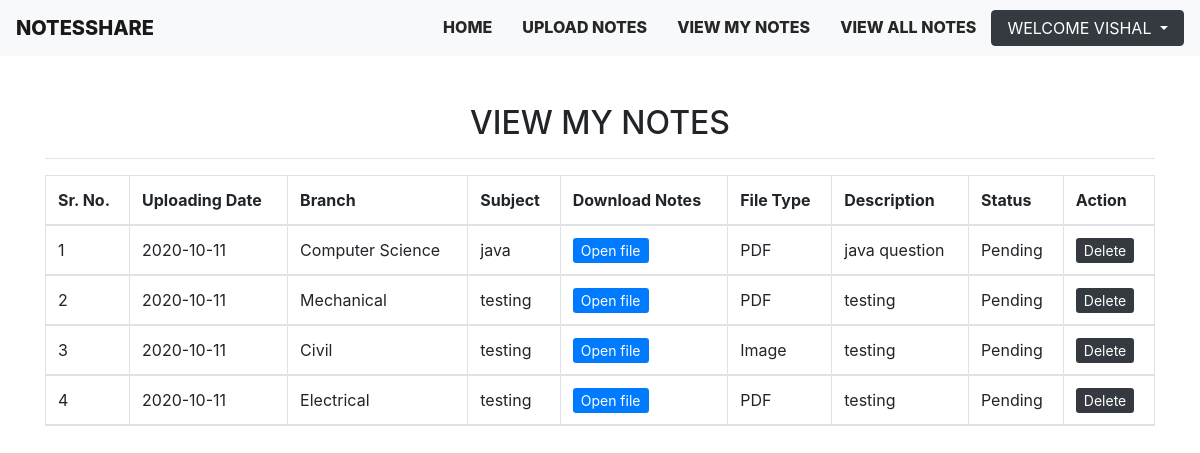
Before: /view_mynotes (signed in) with the older database file.
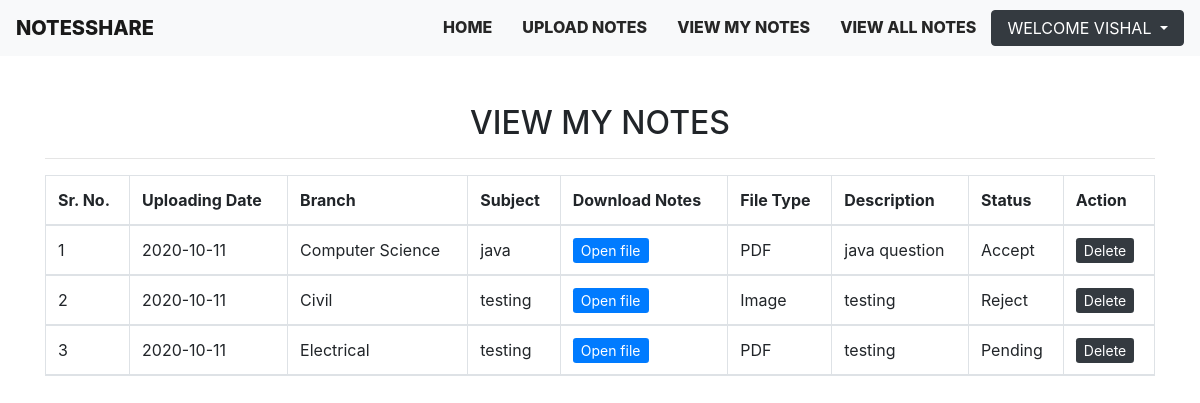
After: the same page with the newer database file.
### notes/models.py (models this page shows, shortened)
class Notes(models.Model):
    user = models.ForeignKey(User,on_delete=models.CASCADE)
    uploadingdate = models.CharField(max_length=30)
    branch = models.CharField(max_length=30)
    subject = models.CharField(max_length=30)
    notesfile = models.FileField(null=True)
    filetype = models.CharField(max_length=30)
    description = models.CharField(max_length=200,null=True)
    status = models.CharField(max_length=15)

### notes/views.py (the view)
# urls.py: path('view_mynotes',views.view_mynotes,name='view_mynotes'),
def view_mynotes(request):
    if not request.user.is_authenticated:
        return redirect('login')
    user = User.objects.get(id=request.user.id)
    notes = Notes.objects.filter(user=user)
    d = {'notes':notes}
    return render(request,'view_mynotes.html',d)

### templates/view_mynotes.html (shortened to what this page needs)
{% extends 'usernavigation.html' %}
{% block body %}
<div class="container mt-5">
    <h2 class="text-center">VIEW MY NOTES</h2>
   <hr>
<div class="table-responsive">
   <table  id="example" class="table table-striped table-bordered">
    <thead>
        <tr>
            <th>Sr. No.</th>
            <th>Uploading Date</th>
            <th>Branch</th>
            <th>Subject</th>
            <th>Download Notes</th>
            <th>File Type</th>
            <th>Description</th>
            <th>Status</th>
            <th>Action</th>
        </tr>
        {% for i in notes %}
       <tr>
           <td>{{forloop.counter}}</td>
           <td>{{i.uploadingdate}}</td>
           <td>{{i.branch}}</td>
           <td>{{i.subject}}</td>
           <td><a href="{{i.notesfile.url}}" class="btn-sm btn-primary" target="_blank" style="text-decoration: none;"> Open file </a></td>
           <td>{{i.filetype}}</td>
           <td>{{i.description}}</td>
           <td>{{i.status}}</td>
           <td><a href="{% url 'delete_mynotes' i.id %}" class="btn-sm btn-dark" style="text-decoration: none;" onclick="return confirm('Are you sure?')">Delete</a></td>
       </tr>
       {% endfor %}
    </thead>
   </table>
</div>
</div>
{% endblock body %}

### templates/usernavigation.html (shortened to what this page needs)
<!doctype html>
<html lang="en">
  <head>
    <link rel="stylesheet" href="/static/css/mystyle.css">
    <link rel="stylesheet" href="https://stackpath.bootstrapcdn.com/bootstrap/4.5.2/css/bootstrap.min.css">
    <link rel="stylesheet" href="https://stackpath.bootstrapcdn.com/font-awesome/4.7.0/css/font-awesome.min.css">
  </head>
  <body>
    <header>
    <div class="container-fluid px-0">
     <nav class="navbar navbar-expand-lg navbar-light bg-light">
  <a class="navbar-brand" href="{% url 'index' %}" >NOTESSHARE </a>
  <div class="collapse navbar-collapse" id="navbarSupportedContent">
    <ul class="navbar-nav ml-lg-auto ">
      <li class="nav-item ">
        <a class="nav-link" href="{% url 'profile' %}">Home <span class="sr-only">(current)</span></a>
      </li>
      <li class="nav-item">
        <a class="nav-link" href="{% url 'upload_notes' %}">Upload Notes</a>
      </li>
       <li class="nav-item">
        <a class="nav-link" href="{% url 'view_mynotes' %}">View my notes</a>
      </li>
      <li class="nav-item">
        <a class="nav-link" href="{% url 'viewallnotes' %}">View all notes</a>
      </li>
       <li class="nav-item dropdown">
        <a style="color:white" class="nav-link dropdown-toggle btn btn-dark" href="#" id="navbarDropdown" role="button" data-toggle="dropdown" aria-haspopup="true" aria-expanded="false">
          Welcome {{request.user.first_name}}
        </a>
      </li>
    </ul>
  </div>
</nav>
    </div>
    </header>
    {% block body %}  {% endblock body %}
  </body>
</html>

### static/css/mystyle.css (style rules this page uses)
.navbar { padding: 20px 0; }
.navbar-brand { font-weight: 800; text-transform: uppercase; font-size: 2em; color:#f10101 ; }
.nav-item { font-weight: 800; text-transform: uppercase; }
.navbar-light .navbar-nav .nav-item .nav-link { color: #262626; padding: 5px 15px; }
body { font-family: 'Roboto';font-size: 16px; }

Changed rows visible on the page:
removed Notes: uploadingdate "2020-10-11", branch "Mechanical", subject "testing", filetype "PDF", description "testing", status "Pending"
changed Notes "Computer Science": status "Pending" → "Accept"
changed Notes "Civil": status "Pending" → "Reject"
